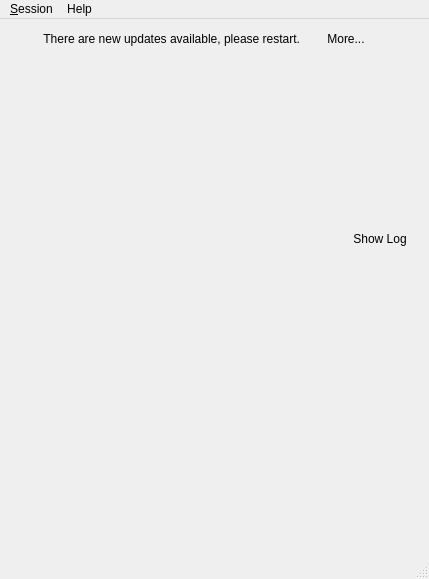
<?xml version="1.0" encoding="UTF-8"?>
<ui version="4.0">
 <class>MainWindow</class>
 <widget class="QMainWindow" name="MainWindow">
  <property name="geometry">
   <rect>
    <x>0</x>
    <y>0</y>
    <width>429</width>
    <height>579</height>
   </rect>
  </property>
  <property name="windowTitle">
   <string>LEAP</string>
  </property>
  <property name="windowIcon">
   <iconset resource="../../../../data/resources/mainwindow.qrc">
    <normaloff>:/images/leap-color-big.png</normaloff>:/images/leap-color-big.png</iconset>
  </property>
  <property name="inputMethodHints">
   <set>Qt::ImhHiddenText</set>
  </property>
  <property name="iconSize">
   <size>
    <width>128</width>
    <height>128</height>
   </size>
  </property>
  <widget class="QWidget" name="centralwidget">
   <layout class="QGridLayout" name="gridLayout">
    <item row="6" column="2">
     <spacer name="verticalSpacer">
      <property name="orientation">
       <enum>Qt::Vertical</enum>
      </property>
      <property name="sizeHint" stdset="0">
       <size>
        <width>20</width>
        <height>40</height>
       </size>
      </property>
     </spacer>
    </item>
    <item row="7" column="2">
     <widget class="QLabel" name="label">
      <property name="autoFillBackground">
       <bool>false</bool>
      </property>
      <property name="text">
       <string/>
      </property>
      <property name="pixmap">
       <pixmap resource="../../../../data/resources/mainwindow.qrc">:/images/leap-color-big.png</pixmap>
      </property>
      <property name="alignment">
       <set>Qt::AlignCenter</set>
      </property>
     </widget>
    </item>
    <item row="7" column="0" colspan="2">
     <spacer name="horizontalSpacer">
      <property name="orientation">
       <enum>Qt::Horizontal</enum>
      </property>
      <property name="sizeHint" stdset="0">
       <size>
        <width>40</width>
        <height>20</height>
       </size>
      </property>
     </spacer>
    </item>
    <item row="10" column="0" colspan="5">
     <widget class="QStackedWidget" name="stackedWidget">
      <property name="currentIndex">
       <number>0</number>
      </property>
      <widget class="QWidget" name="loginPage">
       <layout class="QGridLayout" name="gridLayout_2">
        <item row="0" column="1">
         <layout class="QHBoxLayout" name="loginLayout"/>
        </item>
        <item row="0" column="2">
         <spacer name="horizontalSpacer_4">
          <property name="orientation">
           <enum>Qt::Horizontal</enum>
          </property>
          <property name="sizeHint" stdset="0">
           <size>
            <width>40</width>
            <height>20</height>
           </size>
          </property>
         </spacer>
        </item>
        <item row="0" column="0">
         <spacer name="horizontalSpacer_3">
          <property name="orientation">
           <enum>Qt::Horizontal</enum>
          </property>
          <property name="sizeHint" stdset="0">
           <size>
            <width>40</width>
            <height>20</height>
           </size>
          </property>
         </spacer>
        </item>
       </layout>
      </widget>
      <widget class="QWidget" name="page_2">
       <layout class="QGridLayout" name="gridLayout_3">
        <item row="0" column="0" colspan="6">
         <widget class="QLabel" name="lblVPNStatusIcon">
          <property name="text">
           <string/>
          </property>
          <property name="pixmap">
           <pixmap resource="../../../../data/resources/mainwindow.qrc">:/images/conn_error.png</pixmap>
          </property>
          <property name="alignment">
           <set>Qt::AlignCenter</set>
          </property>
         </widget>
        </item>
        <item row="3" column="2">
         <widget class="QLabel" name="lblUpload">
          <property name="minimumSize">
           <size>
            <width>70</width>
            <height>0</height>
           </size>
          </property>
          <property name="text">
           <string>0.0 Kb</string>
          </property>
         </widget>
        </item>
        <item row="3" column="4">
         <widget class="QLabel" name="lblDownload">
          <property name="minimumSize">
           <size>
            <width>70</width>
            <height>0</height>
           </size>
          </property>
          <property name="text">
           <string>0.0 Kb</string>
          </property>
         </widget>
        </item>
        <item row="3" column="5">
         <spacer name="horizontalSpacer_6">
          <property name="orientation">
           <enum>Qt::Horizontal</enum>
          </property>
          <property name="sizeHint" stdset="0">
           <size>
            <width>40</width>
            <height>20</height>
           </size>
          </property>
         </spacer>
        </item>
        <item row="3" column="3">
         <widget class="QLabel" name="label_7">
          <property name="text">
           <string/>
          </property>
          <property name="pixmap">
           <pixmap resource="../../../../data/resources/mainwindow.qrc">:/images/Arrow-Up-32.png</pixmap>
          </property>
         </widget>
        </item>
        <item row="3" column="1">
         <widget class="QLabel" name="label_5">
          <property name="text">
           <string/>
          </property>
          <property name="pixmap">
           <pixmap resource="../../../../data/resources/mainwindow.qrc">:/images/Arrow-Down-32.png</pixmap>
          </property>
         </widget>
        </item>
        <item row="3" column="0">
         <spacer name="horizontalSpacer_5">
          <property name="orientation">
           <enum>Qt::Horizontal</enum>
          </property>
          <property name="sizeHint" stdset="0">
           <size>
            <width>40</width>
            <height>20</height>
           </size>
          </property>
         </spacer>
        </item>
        <item row="1" column="0" colspan="6">
         <widget class="QLabel" name="lblEIPStatus">
          <property name="text">
           <string>Disconnected</string>
          </property>
          <property name="alignment">
           <set>Qt::AlignCenter</set>
          </property>
          <property name="wordWrap">
           <bool>true</bool>
          </property>
         </widget>
        </item>
        <item row="2" column="1" colspan="4">
         <widget class="QPushButton" name="btnEipStartStop">
          <property name="text">
           <string>Start EIP</string>
          </property>
         </widget>
        </item>
       </layout>
      </widget>
     </widget>
    </item>
    <item row="7" column="3" colspan="2">
     <spacer name="horizontalSpacer_2">
      <property name="orientation">
       <enum>Qt::Horizontal</enum>
      </property>
      <property name="sizeHint" stdset="0">
       <size>
        <width>40</width>
        <height>20</height>
       </size>
      </property>
     </spacer>
    </item>
    <item row="17" column="2">
     <spacer name="verticalSpacer_2">
      <property name="orientation">
       <enum>Qt::Vertical</enum>
      </property>
      <property name="sizeHint" stdset="0">
       <size>
        <width>20</width>
        <height>40</height>
       </size>
      </property>
     </spacer>
    </item>
    <item row="0" column="0" colspan="5">
     <layout class="QGridLayout" name="gridLayout_4">
      <item row="2" column="0">
       <spacer name="horizontalSpacer_8">
        <property name="orientation">
         <enum>Qt::Horizontal</enum>
        </property>
        <property name="sizeHint" stdset="0">
         <size>
          <width>40</width>
          <height>20</height>
         </size>
        </property>
       </spacer>
      </item>
      <item row="1" column="1">
       <spacer name="horizontalSpacer_7">
        <property name="orientation">
         <enum>Qt::Horizontal</enum>
        </property>
        <property name="sizeHint" stdset="0">
         <size>
          <width>40</width>
          <height>0</height>
         </size>
        </property>
       </spacer>
      </item>
      <item row="2" column="1">
       <widget class="QLabel" name="lblNewUpdates">
        <property name="text">
         <string>There are new updates available, please restart.</string>
        </property>
        <property name="alignment">
         <set>Qt::AlignRight|Qt::AlignTrailing|Qt::AlignVCenter</set>
        </property>
       </widget>
      </item>
      <item row="2" column="2">
       <widget class="QPushButton" name="btnMore">
        <property name="sizePolicy">
         <sizepolicy hsizetype="Preferred" vsizetype="Fixed">
          <horstretch>0</horstretch>
          <verstretch>0</verstretch>
         </sizepolicy>
        </property>
        <property name="text">
         <string>More...</string>
        </property>
        <property name="flat">
         <bool>true</bool>
        </property>
       </widget>
      </item>
      <item row="2" column="3">
       <spacer name="horizontalSpacer_9">
        <property name="orientation">
         <enum>Qt::Horizontal</enum>
        </property>
        <property name="sizeHint" stdset="0">
         <size>
          <width>40</width>
          <height>20</height>
         </size>
        </property>
       </spacer>
      </item>
     </layout>
    </item>
    <item row="9" column="2" colspan="3">
     <layout class="QHBoxLayout" name="horizontalLayout">
      <item>
       <spacer name="horizontalSpacer_10">
        <property name="orientation">
         <enum>Qt::Horizontal</enum>
        </property>
        <property name="sizeHint" stdset="0">
         <size>
          <width>40</width>
          <height>20</height>
         </size>
        </property>
       </spacer>
      </item>
      <item>
       <widget class="QPushButton" name="btnShowLog">
        <property name="text">
         <string>Show Log</string>
        </property>
        <property name="flat">
         <bool>true</bool>
        </property>
       </widget>
      </item>
     </layout>
    </item>
   </layout>
  </widget>
  <widget class="QMenuBar" name="menubar">
   <property name="geometry">
    <rect>
     <x>0</x>
     <y>0</y>
     <width>429</width>
     <height>25</height>
    </rect>
   </property>
   <widget class="QMenu" name="menuSession">
    <property name="title">
     <string>&amp;Session</string>
    </property>
    <addaction name="action_sign_out"/>
    <addaction name="separator"/>
    <addaction name="action_quit"/>
   </widget>
   <widget class="QMenu" name="menuHelp">
    <property name="title">
     <string>Help</string>
    </property>
    <addaction name="action_help"/>
    <addaction name="separator"/>
    <addaction name="action_about_leap"/>
   </widget>
   <addaction name="menuSession"/>
   <addaction name="menuHelp"/>
  </widget>
  <widget class="QStatusBar" name="statusbar"/>
  <action name="action_sign_out">
   <property name="text">
    <string>&amp;Sign out</string>
   </property>
  </action>
  <action name="action_quit">
   <property name="text">
    <string>&amp;Quit</string>
   </property>
  </action>
  <action name="action_about_leap">
   <property name="text">
    <string>About &amp;LEAP</string>
   </property>
  </action>
  <action name="action_help">
   <property name="text">
    <string>&amp;Help</string>
   </property>
  </action>
  <action name="action_wizard">
   <property name="text">
    <string>&amp;Wizard</string>
   </property>
  </action>
  <action name="action_show_logs">
   <property name="text">
    <string>Show &amp;logs</string>
   </property>
  </action>
 </widget>
 <resources>
  <include location="../../../../data/resources/mainwindow.qrc"/>
  <include location="../../../../data/resources/locale.qrc"/>
 </resources>
 <connections/>
</ui>
